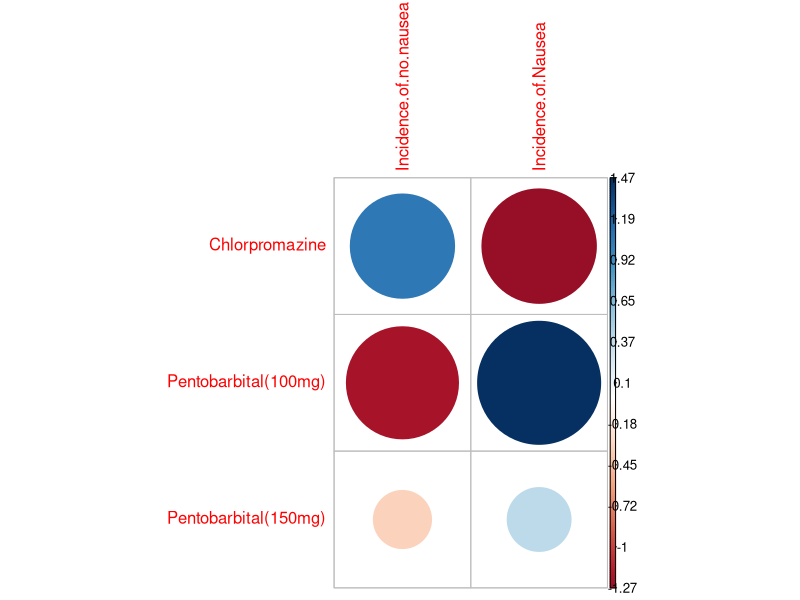
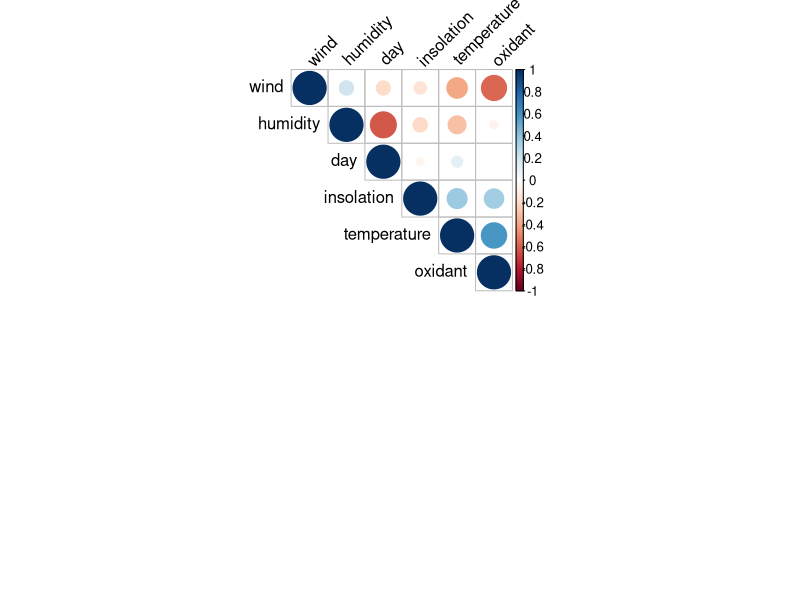
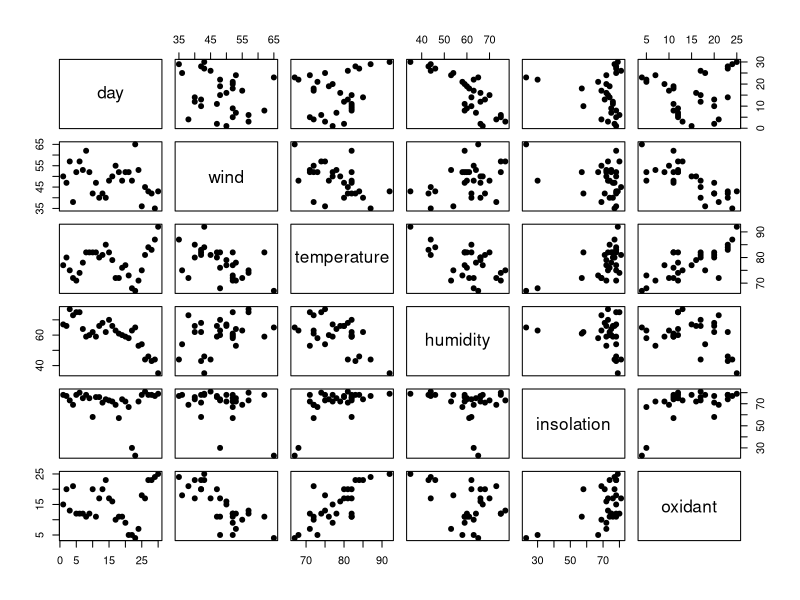
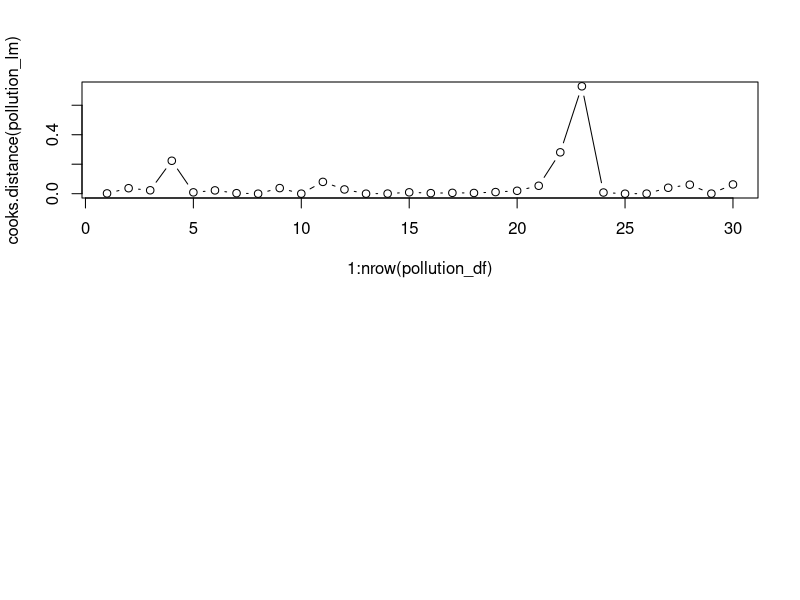
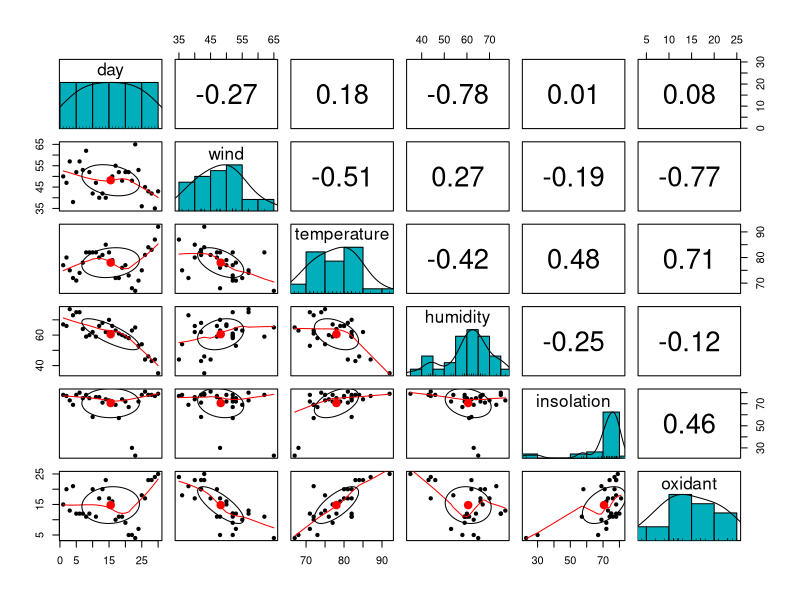
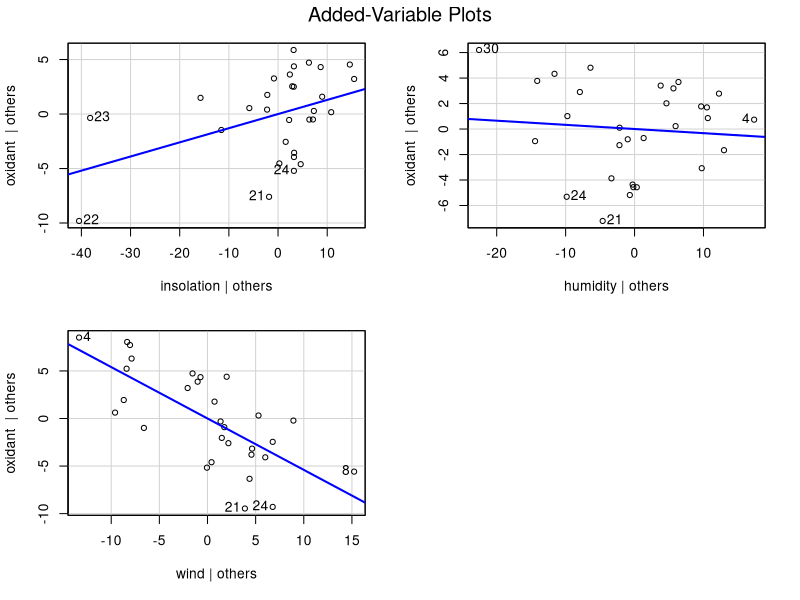
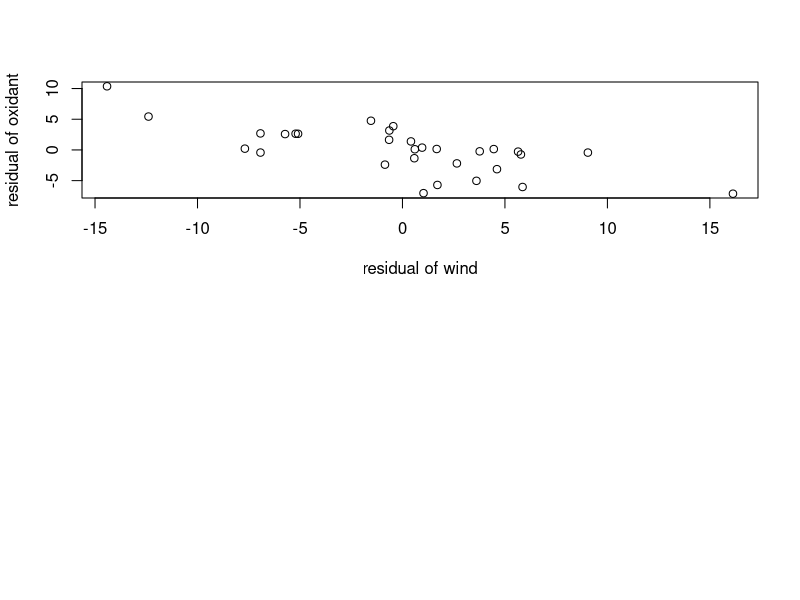

R code for these plots, in order: (Note: this script raises an error after producing the figures.)
## ---- chunk 1
nausea_df <- read.table("data/nauseatable.txt", header=TRUE)
nausea_df
## ---- chunk 2
z=chisq.test(nausea_df)
z
## ---- chunk 3
library(corrplot)
z$residuals
corrplot(z$residuals, is.cor = FALSE)
## ---- chunk 4
indicator_col <- c()
label_col <- c()
for(i in 1:3){
  indicator_col <- append(indicator_col, rep(0, nausea_df[i, 1]))
  indicator_col <- append(indicator_col, rep(1, nausea_df[i, 2]))
  label_col <- append(label_col, rep(rownames(nausea_df)[i], rowSums(nausea_df[i, ])))
}

nausea_two_col_df <- data.frame(indicator_col, label_col)
head(nausea_two_col_df)
## ---- chunk 5

mystat <- function(x) chisq.test(x)$statistic
B <- 1000
tstar <- numeric(B)
for(i in 1:B){
  perm_label <- sample(nausea_two_col_df$label_col) ## permuting the labels
  tstar[i] <- mystat(table(data.frame(nausea_two_col_df$indicator_col, perm_label)))
}
myt <- mystat(table(data.frame(nausea_two_col_df$indicator_col, nausea_two_col_df$label_col)))

pl <- sum(tstar<myt)/B
pr <- sum(tstar>myt)/B
p_perm <- min(pl, pr)
p_perm
## ---- chunk 6
pollution_df <- read.table("data/airpollution.txt", header=TRUE)
head(pollution_df)
## ---- chunk 7
# cor(pollution_df, method = c("spearman"))
if (!require("corrplot")) install.packages("corrplot")
library(corrplot)
par(mfrow=c(2, 1))
res <- cor(pollution_df, method='kendall')
corrplot(res, type = "upper", order = "hclust", 
         tl.col = "black", tl.srt = 45)
pairs(pollution_df, pch = 19)
## ---- chunk 8
cor(pollution_df, method='kendall')
## ---- chunk 9
pollution_lm = lm(oxidant~insolation+humidity+wind+temperature+day, data=pollution_df)
order(abs(residuals(pollution_lm)))
## ---- chunk 10
u_out=rep(0, nrow(pollution_df)); u_out[21]=1
pollution_lm_outlier=lm(oxidant~insolation+humidity+wind + u_out, data=pollution_df); summary(pollution_lm_outlier)
## ---- chunk 11
max(cooks.distance(pollution_lm))
## ---- chunk 12
plot(1:nrow(pollution_df), cooks.distance(pollution_lm), type="b")
## ---- chunk 13
if (!require("psych")) install.packages("psych")
library(psych)
pairs.panels(pollution_df, 
             method = "spearman", # correlation method
             hist.col = "#00AFBB",
             density = TRUE,  # show density plots
             ellipses = TRUE # show correlation ellipses
             )
## ---- chunk 14
if (!require("car")) install.packages("car")
library(car)

attach(pollution_df)
mod = lm(oxidant~insolation+humidity+wind)
par(mfrow=c(2, 1))
avPlots(mod)
summary(mod)
## ---- chunk 15
y = residuals(lm(pollution_df$oxidant~pollution_df$temperature+pollution_df$insolation+pollution_df$humidity))
x = residuals(lm(pollution_df$wind~pollution_df$temperature+pollution_df$insolation+pollution_df$humidity))
plot(x, y, xlab='residual of wind', ylab='residual of oxidant')
## ---- chunk 16

for(i in names(pollution_df)){
  if(i == 'oxidant'){next}
  # summary(lm(oxidant~i))
  print(summary(lm(paste('pollution_df$oxidant',  '~pollution_df$', i))))
}
## ---- chunk 17
for(i in names(pollution_df)){
  if(i %in% c('oxidant', 'wind')){next}
  print(summary(lm(paste('pollution_df$oxidant',  '~pollution_df$wind+pollution_df$', i))))
}
## ---- chunk 18
for(i in names(pollution_df)){
  if(i %in% c('oxidant', 'wind', 'temperature')){next}
  print(summary(lm(paste('pollution_df$oxidant',  
                         '~pollution_df$wind',
                         '+pollution_df$temperature',
                         '+pollution_df$', 
                         i))))
}
## ---- chunk 19
print(summary(lm(pollution_df$oxidant~pollution_df$wind+pollution_df$temperature)))
## ---- chunk 20
summary(lm(pollution_df$oxidant~ pollution_df$wind + pollution_df$temperature + pollution_df$day + pollution_df$humidity + pollution_df$insolation))
## ---- chunk 21
summary(lm(pollution_df$oxidant ~ pollution_df$wind + pollution_df$temperature + pollution_df$humidity + pollution_df$insolation))
## ---- chunk 22
summary(lm(pollution_df$oxidant~ pollution_df$wind + pollution_df$temperature + pollution_df$humidity))
## ---- chunk 23
summary(lm(pollution_df$oxidant~ pollution_df$wind + pollution_df$temperature))
## ---- chunk 24
x1 <- pollution_df$wind
x2 <- pollution_df$temperature

mod = lm(pollution_df$oxidant ~ x1 + x2)

newxdata = data.frame(x1=33, x2=54)

predict(mod, newxdata, interval='prediction', level=0.95)
predict(mod, newxdata, interval='confidence', level=0.95)
## ---- chunk 25
flies_df <- read.table("data/fruitflies.txt", header=TRUE)
flies_df$loglongevity=log(flies_df$longevity)
head(flies_df)
## ---- chunk 26
par(mfrow=c(1, 2))
hist(flies_df$longevity)
hist(flies_df$loglongevity)
## ---- chunk 27
shapiro.test(flies_df$longevity)
shapiro.test(flies_df$loglongevity)
## ---- chunk 28
boxplot(longevity~activity, data=flies_df)
## ---- chunk 29
plot(loglongevity~thorax, pch=as.character(activity), data=flies_df)
## ---- chunk 30
if (!require("dplyr")) install.packages("dplyr")
library(dplyr)

par(mfrow=c(2, 1))
res <- cor(select_if(flies_df, is.numeric), method='spearman')
corrplot(res, type = "upper", order = "hclust", 
         tl.col = "black", tl.srt = 45)
pairs(select_if(flies_df, is.numeric), pch = 19)
## ---- chunk 31
flies_df$activity=as.factor(flies_df$activity)

flies_lm = lm(loglongevity ~ activity, data=flies_df)
anova(flies_lm)
## ---- chunk 32
summary(flies_lm)
## ---- chunk 33
high = 3.60212
isolated = high + 0.51722
low = high + 0.39711
high; isolated; low
## ---- chunk 34
ancova_lm = lm(loglongevity ~ activity + thorax, data=flies_df) ## order matters but we use drop so don't care. latter have to be of interest
drop1(ancova_lm, test="F")
## ---- chunk 35
summary(ancova_lm)
## ---- chunk 36
shapiro.test(residuals(ancova_lm))
## ---- chunk 37
par(mfrow=c(1, 2))
qqnorm(residuals(ancova_lm)); qqline(residuals(ancova_lm))
plot(fitted(ancova_lm), residuals(ancova_lm))
## ---- chunk 38
anova(lm(loglongevity ~ activity + thorax, data=flies_df))
# anova(lm(loglongevity ~ thorax + activity, data=flies_df))
summary(lm(loglongevity ~ thorax + activity, data=flies_df))
## ---- chunk 39
ancova_lm_int = lm(loglongevity ~ activity * thorax, data=flies_df)
anova(ancova_lm_int)
## ---- chunk 40
summary(ancova_lm_int)
## ---- chunk 41
# predict(ancova_lm, flies_df[which.min(flies_df$thorax), c('thorax', 'activity')])
# predict(ancova_lm, flies_df[which.max(flies_df$thorax), c('thorax', 'activity')])

min_thorax = min(flies_df$thorax)
max_thorax = max(flies_df$thorax)

# min_high = predict(ancova_lm, data.frame(thorax = min_thorax, activity = "high"))
min_high = 1.21893 + 2.97899 * min_thorax
max_high = 1.21893 + 2.97899 * max_thorax

min_iso = 1.21893 + 0.40998 + 2.97899 * min_thorax
max_iso = 1.21893 + 0.40998 + 2.97899 * max_thorax

min_low = 1.21893 + 0.28570 + 2.97899 * min_thorax
max_low = 1.21893 + 0.28570 + 2.97899 * max_thorax

exp(min_high); max_high
min_iso; exp(max_iso)
exp(min_low); exp(max_low)
## ---- chunk 42
plot(loglongevity~thorax, pch=as.character(activity), data=flies_df)
for (i in unique(flies_df$activity)) abline(lm(loglongevity~thorax, data=flies_df[flies_df$activity==i,]))
## ---- chunk 43
ancova_lm_int = lm(loglongevity ~ activity * thorax, data=flies_df)
anova(ancova_lm_int)
## ---- chunk 44
ancova_lm = lm(longevity ~ activity + thorax, data=flies_df) ## order matters but we use drop so don't care. latter have to be of interest
drop1(ancova_lm, test="F")
## ---- chunk 45
par(mfrow=c(1, 2))
qqnorm(residuals(ancova_lm)); qqline(residuals(ancova_lm))
plot(fitted(ancova_lm), residuals(ancova_lm))
## ---- chunk 46
shapiro.test(residuals(ancova_lm))
## ---- chunk 47
psi_df <- read.table("data/psi.txt", header=TRUE)
head(psi_df)
## ---- chunk 48
par(mfrow=c(1, 2))
boxplot(gpa ~ passed, data=psi_df)
boxplot(gpa ~ psi, data=psi_df)
## ---- chunk 49
xtabs(~psi+passed, data=psi_df)
## ---- chunk 50
is.numeric(psi_df$passed)
is.numeric(psi_df$gpa)
## ---- chunk 51
psi_glm = glm(passed ~ psi + gpa, data=psi_df, family=binomial)
summary(psi_glm)
## ---- chunk 52
drop1(psi_glm, test="Chisq")
## ---- chunk 53
psi_df$psi = as.factor(psi_df$psi)
psi_glm2 = glm(passed ~ psi + gpa, data=psi_df, family=binomial)
drop1(psi_glm2, test="Chisq")
## ---- chunk 54
summary(psi_glm2)$coefficients
## ---- chunk 55
# Response gives you the numerical result while class gives you the label assigned to that value.
# exp(-11 + 2.33*1 + 3.06*3)
predict(psi_glm2, data.frame(psi="1", gpa=3), type="response")
predict(psi_glm2, data.frame(psi="0", gpa=3), type="response")
## ---- chunk 56
exp(-11.601565+2.337776)
## ---- chunk 57
psi_glm3 = glm(passed ~ psi * gpa, data=psi_df, family=binomial)
drop1(psi_glm3, test="Chisq")
## ---- chunk 58
matrix = table(psi_df[, c('psi', 'passed')])

# assumption is not met -> bootstrap
z=chisq.test(matrix, simulate.p.value=TRUE)
z
## ---- chunk 59
fisher.test(matrix)
## ---- chunk 60
awards_df <- read.table("data/awards.txt", header=TRUE)
awards_df$prog = as.factor(awards_df$prog)
head(awards_df)
## ---- chunk 61
hist(awards_df$num_awards)
## ---- chunk 62
# awards_df$num_awards = as.factor(awards_df$num_awards)
## ---- chunk 63
awards_glm = glm(num_awards ~ prog, family=poisson, data=awards_df)
summary(awards_glm)
## ---- chunk 64
predict(awards_glm, data.frame(prog="1"), type="response")
predict(awards_glm, data.frame(prog="2"), type="response")
predict(awards_glm, data.frame(prog="3"), type="response")
## ---- chunk 65
table(awards_df$prog)
table(awards_df$num_awards)
## ---- chunk 66
attach(awards_df)
kruskal.test(num_awards, prog)
## ---- chunk 67
awards_glm2=glm(num_awards~prog*math, family=poisson, data=awards_df)
summary(awards_glm2)
## ---- chunk 68
drop1(awards_glm2, test='Chisq')
## ---- chunk 69
mod2=glm(num_awards~math,family=poisson,data=awards_df); anova(mod2,awards_glm2, test="Chisq")
## ---- chunk 70
awards_glm3 = glm(num_awards~prog+math, family=poisson, data=awards_df)
summary(awards_glm3)
## ---- chunk 71
predict(awards_glm3, data.frame(prog="1", math=mean(awards_df$math)), type="response")
predict(awards_glm3, data.frame(prog="2", math=mean(awards_df$math)), type="response")
predict(awards_glm3, data.frame(prog="3", math=mean(awards_df$math)), type="response")
## ---- chunk 72
predict(awards_glm3, data.frame(prog="1", math=55), type="response")
